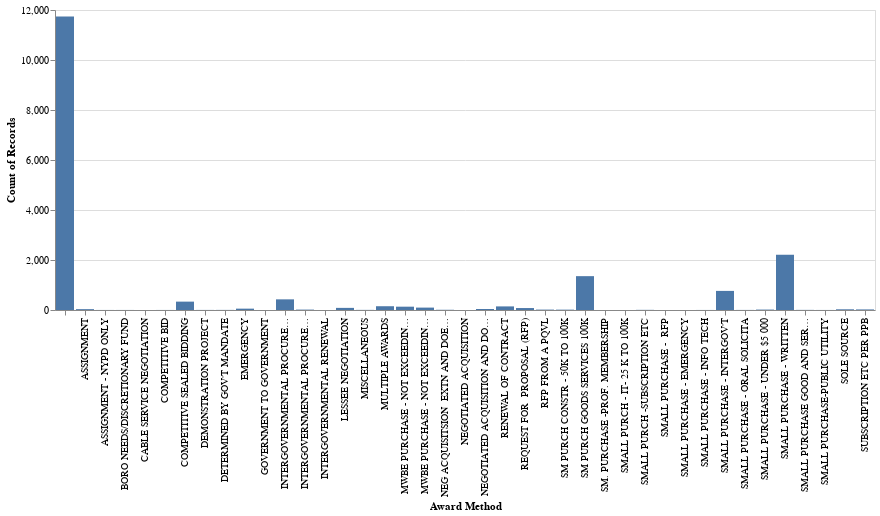

Here is the notebook cell this chart was saved with:
### Code cell
# Create a bar chart
alt.Chart(contracts).mark_bar().encode(
    x='Award Method:N',
    y='count()',
)

### Figure 1 — Vega specification as saved in the notebook (floating-point values rounded to 4 significant figures)
{"$schema": "https://vega.github.io/schema/vega/v5.json", "data": [{"name": "source_0", "values": [{"Award Method": "SM PURCH GOODS SERVICES 100K", "__count": 1354}, {"Award Method": "RENEWAL OF CONTRACT", "__count": 144}, {"Award Method": "SMALL PURCHASE - WRITTEN", "__count": 2206}, {"Award Method": "SOLE SOURCE", "__count": 28}, {"Award Method": "MULTIPLE AWARDS", "__count": 151}, {"Award Method": "NEG ACQUISITSION  EXTN AND DOE NEGOTIATED SERVICES EXTN", "__count": 9}, {"Award Method": "COMPETITIVE SEALED BIDDING", "__count": 335}, {"Award Method": "MWBE PURCHASE - NOT EXCEEDING $500K", "__count": 96}, {"Award Method": "ASSIGNMENT - NYPD ONLY", "__count": 2}, {"Award Method": "REQUEST FOR  PROPOSAL (RFP)", "__count": 78}, {"Award Method": "INTERGOVERNMENTAL PROCUREMENT", "__count": 426}, {"Award Method": "NEGOTIATED ACQUISITION AND DOE NEGOTIATED SERVICES", "__count": 40}, {"Award Method": "SMALL PURCHASE - INTERGOV'T", "__count": 764}, {"Award Method": "INTERGOVERNMENTAL PROCUREMENT RENEWAL", "__count": 16}, {"Award Method": "EMERGENCY", "__count": 54}, {"Award Method": "ASSIGNMENT", "__count": 34}, {"Award Method": "LESSEE NEGOTIATION", "__count": 85}, {"Award Method": "SUBSCRIPTION ETC PER PPB", "__count": 23}, {"Award Method": "MISCELLANEOUS", "__count": 5}, {"Award Method": "SMALL PURCHASE - UNDER $5 000", "__count": 17}, {"Award Method": "MWBE PURCHASE - NOT EXCEEDING $150K", "__count": 133}, {"Award Method": "CABLE SERVICE NEGOTIATION", "__count": 1}, {"Award Method": "RFP FROM A PQVL", "__count": 16}, {"Award Method": "SMALL PURCH - IT- 25 K TO 100K", "__count": 1}, {"Award Method": "", "__count": 11742}, {"Award Method": "SM PURCH CONSTR - 50K TO 100K", "__count": 14}, {"Award Method": "BORO NEEDS/DISCRETIONARY FUND", "__count": 2}, {"Award Method": "DETERMINED BY GOV'T MANDATE", "__count": 4}, {"Award Method": "DEMONSTRATION PROJECT", "__count": 3}, {"Award Method": "SMALL PURCHASE - INFO TECH", "__count": 2}, {"Award Method": "SMALL PURCHASE - EMERGENCY", "__count": 1}, {"Award Method": "GOVERNMENT TO GOVERNMENT", "__count": 1}, {"Award Method": "SMALL PURCHASE -  RFP", "__count": 1}, {"Award Method": "SMALL PURCH -SUBSCRIPTION ETC", "__count": 6}, {"Award Method": "SMALL PURCHASE-PUBLIC UTILITY", "__count": 2}, {"Award Method": "SMALL PURCHASE - ORAL SOLICITA", "__count": 3}, {"Award Method": "SM. PURCHASE -PROF. MEMBERSHIP", "__count": 1}, {"Award Method": "INTERGOVERNMENTAL RENEWAL", "__count": 1}, {"Award Method": "NEGOTIATED ACQUISITION", "__count": 1}, {"Award Method": "SMALL PURCHASE GOOD AND SERVICES TO $100K", "__count": 5}, {"Award Method": "COMPETITIVE BID", "__count": 2}]}, {"name": "source_0_x_domain_Award Method", "values": [{"Award Method": "SM PURCH GOODS SERVICES 100K"}, {"Award Method": "RENEWAL OF CONTRACT"}, {"Award Method": "SMALL PURCHASE - WRITTEN"}, {"Award Method": "SOLE SOURCE"}, {"Award Method": "MULTIPLE AWARDS"}, {"Award Method": "NEG ACQUISITSION  EXTN AND DOE NEGOTIATED SERVICES EXTN"}, {"Award Method": "COMPETITIVE SEALED BIDDING"}, {"Award Method": "MWBE PURCHASE - NOT EXCEEDING $500K"}, {"Award Method": "ASSIGNMENT - NYPD ONLY"}, {"Award Method": "REQUEST FOR  PROPOSAL (RFP)"}, {"Award Method": "INTERGOVERNMENTAL PROCUREMENT"}, {"Award Method": "NEGOTIATED ACQUISITION AND DOE NEGOTIATED SERVICES"}, {"Award Method": "SMALL PURCHASE - INTERGOV'T"}, {"Award Method": "INTERGOVERNMENTAL PROCUREMENT RENEWAL"}, {"Award Method": "EMERGENCY"}, {"Award Method": "ASSIGNMENT"}, {"Award Method": "LESSEE NEGOTIATION"}, {"Award Method": "SUBSCRIPTION ETC PER PPB"}, {"Award Method": "MISCELLANEOUS"}, {"Award Method": "SMALL PURCHASE - UNDER $5 000"}, {"Award Method": "MWBE PURCHASE - NOT EXCEEDING $150K"}, {"Award Method": "CABLE SERVICE NEGOTIATION"}, {"Award Method": "RFP FROM A PQVL"}, {"Award Method": "SMALL PURCH - IT- 25 K TO 100K"}, {"Award Method": ""}, {"Award Method": "SM PURCH CONSTR - 50K TO 100K"}, {"Award Method": "BORO NEEDS/DISCRETIONARY FUND"}, {"Award Method": "DETERMINED BY GOV'T MANDATE"}, {"Award Method": "DEMONSTRATION PROJECT"}, {"Award Method": "SMALL PURCHASE - INFO TECH"}, {"Award Method": "SMALL PURCHASE - EMERGENCY"}, {"Award Method": "GOVERNMENT TO GOVERNMENT"}, {"Award Method": "SMALL PURCHASE -  RFP"}, {"Award Method": "SMALL PURCH -SUBSCRIPTION ETC"}, {"Award Method": "SMALL PURCHASE-PUBLIC UTILITY"}, {"Award Method": "SMALL PURCHASE - ORAL SOLICITA"}, {"Award Method": "SM. PURCHASE -PROF. MEMBERSHIP"}, {"Award Method": "INTERGOVERNMENTAL RENEWAL"}, {"Award Method": "NEGOTIATED ACQUISITION"}, {"Award Method": "SMALL PURCHASE GOOD AND SERVICES TO $100K"}, {"Award Method": "COMPETITIVE BID"}]}, {"name": "source_0_y_domain___count", "values": [{"min": 1, "max": 11742}]}], "signals": [{"name": "x_step", "value": 20}, {"name": "width", "update": "bandspace(domain('x').length, 0.1, 0.05) * x_step"}], "marks": [{"type": "rect", "name": "marks", "from": {"data": "source_0"}, "encode": {"update": {"ariaRoleDescription": {"value": "bar"}, "x": {"field": "Award Method", "scale": "x"}, "y": {"field": "__count", "scale": "y"}, "description": {"signal": "\"Award Method: \" + (isValid(datum[\"Award Method\"]) ? datum[\"Award Method\"] : \"\"+datum[\"Award Method\"]) + \"; Count of Records: \" + (format(datum[\"__count\"], \"\"))"}, "width": {"signal": "max(0.25, bandwidth('x'))"}, "y2": {"value": 0, "scale": "y"}, "fill": {"value": "#4c78a8"}}}, "style": ["bar"]}], "scales": [{"name": "x", "type": "band", "domain": {"data": "source_0_x_domain_Award Method", "field": "Award Method", "sort": true}, "range": {"step": {"signal": "x_step"}}, "paddingInner": 0.1, "paddingOuter": 0.05}, {"name": "y", "type": "linear", "domain": [{"signal": "(data(\"source_0_y_domain___count\")[0] || {}).min"}, {"signal": "(data(\"source_0_y_domain___count\")[0] || {}).max"}], "range": [{"signal": "height"}, 0], "nice": true, "zero": true}], "axes": [{"scale": "y", "orient": "left", "gridScale": "x", "grid": true, "tickCount": {"signal": "ceil(height/40)"}, "minExtent": 0, "domain": false, "maxExtent": 0, "zindex": 0, "ticks": false, "aria": false, "labels": false}, {"scale": "x", "zindex": 0, "orient": "bottom", "title": "Award Method", "grid": false, "labelBaseline": "middle", "labelAngle": 270, "labelAlign": "right"}, {"scale": "y", "tickCount": {"signal": "ceil(height/40)"}, "orient": "left", "zindex": 0, "grid": false, "title": "Count of Records", "labelOverlap": true}], "padding": 5, "background": "white", "height": 300, "style": "cell"}
